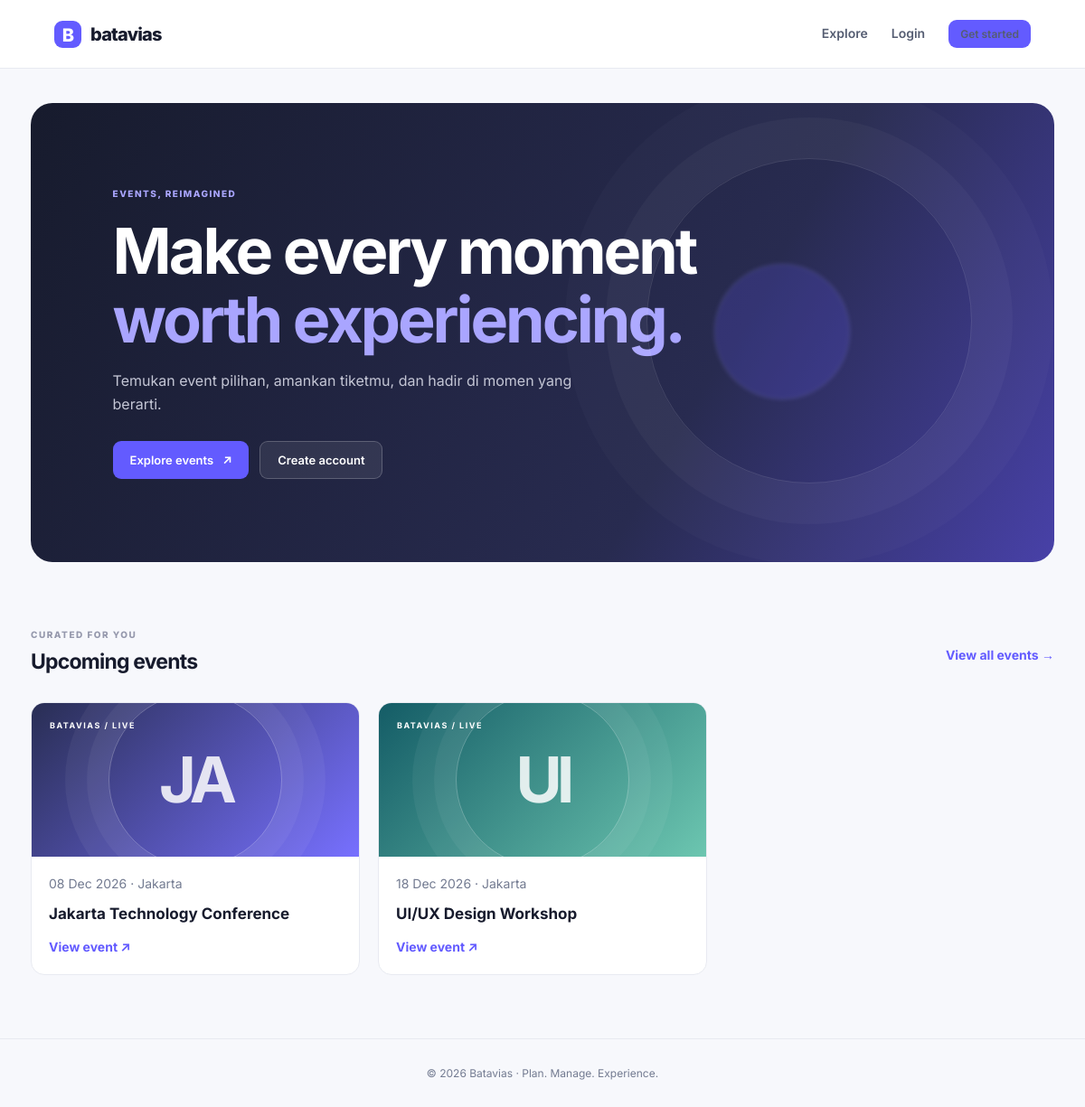
The page / on the database its author committed.
### tables this page shows
CREATE TABLE events(
 id BIGINT UNSIGNED AUTO_INCREMENT PRIMARY KEY,
 organizer_id BIGINT UNSIGNED NOT NULL,
 organization_id BIGINT UNSIGNED NULL,
 category_id BIGINT UNSIGNED NULL,
 title VARCHAR(180) NOT NULL,
 slug VARCHAR(200) NOT NULL UNIQUE,
 description TEXT NOT NULL,
 city VARCHAR(120) NOT NULL,
 venue VARCHAR(180) NOT NULL,
 cover_image VARCHAR(255) NULL,
 start_date DATETIME NOT NULL,
 end_date DATETIME NOT NULL,
 registration_deadline DATETIME NOT NULL,
 capacity INT UNSIGNED NOT NULL DEFAULT 100,
 status ENUM('draft','pending','published','rejected','cancelled','completed') NOT NULL DEFAULT 'draft',
 rejection_reason VARCHAR(500) NULL,
 created_at DATETIME NOT NULL,
 updated_at DATETIME NULL,
 FOREIGN KEY(organizer_id) REFERENCES users(id),
 FOREIGN KEY(organization_id) REFERENCES organizations(id) ON DELETE SET NULL,
 FOREIGN KEY(category_id) REFERENCES categories(id) ON DELETE SET NULL,
 INDEX(status,start_date)
);

### public/index.php (called while the page is built, shortened)
<?php
require dirname(__DIR__).'/routes/web.php';

### app/Helpers/functions.php (called while the page is built, shortened)
<?php
function db(): PDO { return Database::connection(); }
function e(mixed $v): string { return htmlspecialchars((string)$v, ENT_QUOTES|ENT_SUBSTITUTE, 'UTF-8'); }
function url(string $path=''): string { $base=rtrim(str_replace('\\','/',dirname($_SERVER['SCRIPT_NAME'] ?? '')), '/'); return ($base==='/'?'':$base).'/'.ltrim($path,'/'); }

### config/database.php (called while the page is built)
<?php
return [
 'host' => getenv('DB_HOST') ?: '127.0.0.1',
 'port' => getenv('DB_PORT') ?: '3306',
 'name' => getenv('DB_NAME') ?: 'batavias_demo',
 'user' => getenv('DB_USER') ?: 'root',
 'pass' => getenv('DB_PASS') ?: '',
];

### app/Services/Database.php (called while the page is built, shortened)
<?php
final class Database {
 private static ?PDO $pdo=null;
 public static function connection(): PDO {
  $c=require dirname(__DIR__,2).'/config/database.php';
  $dsn="mysql:host={$c['host']};port={$c['port']};dbname={$c['name']};charset=utf8mb4";
  self::$pdo=new PDO($dsn,$c['user'],$c['pass'],[PDO::ATTR_ERRMODE=>PDO::ERRMODE_EXCEPTION,PDO::ATTR_DEFAULT_FETCH_MODE=>PDO::FETCH_ASSOC,PDO::ATTR_EMULATE_PREPARES=>false]);
  return self::$pdo;
 }
}

### views/public/home.php (the view)
<?php $title='Plan. Manage. Experience.';require dirname(__DIR__).'/layouts/header.php';?><section class="hero"><div class="eyebrow">EVENTS, REIMAGINED</div><h1>Make every moment<br><span>worth experiencing.</span></h1><p>Temukan event pilihan, amankan tiketmu, dan hadir di momen yang berarti.</p><div class="hero-actions"><a class="btn" href="<?=e(url('events'))?>">Explore events <span>↗</span></a><a class="btn btn-ghost" href="<?=e(url('register'))?>">Create account</a></div><div class="hero-orb orb-one"></div><div class="hero-orb orb-two"></div></section><div class="section-head"><div><div class="eyebrow">CURATED FOR YOU</div><h2>Upcoming events</h2></div><a class="text-link" href="<?=e(url('events'))?>">View all events →</a></div><div class="event-grid"><?php foreach($events as $ev):?><a class="event-card" href="<?=e(url('events/'.$ev['slug']))?>"><div class="event-art"><span>BATAVIAS / LIVE</span><b><?=e(strtoupper(substr($ev['title'],0,2)))?></b></div><div class="event-info"><div class="muted"><?=e(date('d M Y',strtotime($ev['start_date'])))?> · <?=e($ev['city'])?></div><h3><?=e($ev['title'])?></h3><span class="text-link">View event ↗</span></div></a><?php endforeach;?></div><?php require dirname(__DIR__).'/layouts/footer.php';?>

### public/assets/css/app.css (style rules this page uses)
:root { --primary:#635bff;--primary-dark:#5145cd;--ink:#171b2d;--muted:#737b91;--bg:#f7f8fc;--line:#e8eaf1;--surface:#fff;--green:#16a37b }
* { box-sizing:border-box }
body { margin:0;background:var(--bg);color:var(--ink);font:14px Inter,Arial,sans-serif;line-height:1.6 }
.hero { margin:38px 0 72px;padding:92px 8%;min-height:430px;border-radius:24px;background:linear-gradient(120deg,#171b2d,#282b50 65%,#4841a8);color:white;position:relative;overflow:hidden }
.hero h1 { font-size:clamp(42px,6vw,70px);line-height:1.08;letter-spacing:-3px;margin:18px 0 }
.hero h1 span { color:#a9a5ff }
.hero p { color:#c4c6d5;font-size:16px;max-width:510px }
.eyebrow { font-size:10px;letter-spacing:1.8px;font-weight:800;color:var(--primary);text-transform:uppercase }
.hero .eyebrow { color:#aaa6ff }
.hero-actions { display:flex;gap:12px;margin-top:28px }
.hero-orb { position:absolute;border:1px solid #ffffff20;border-radius:50%;pointer-events:none }
.orb-one { width:360px;height:360px;right:8%;top:12%;box-shadow:0 0 0 45px #ffffff08,0 0 0 90px #ffffff05 }
.orb-two { width:150px;height:150px;right:20%;top:35%;background:#635bff33;filter:blur(2px) }
.btn { display:inline-flex;justify-content:center;align-items:center;gap:10px;padding:12px 19px;background:var(--primary);color:#fff;border:0;border-radius:9px;text-decoration:none;font:600 13px Inter;cursor:pointer;transition:.2s }
.btn-ghost { background:#ffffff14;border:1px solid #ffffff35 }
.section-head { display:flex;justify-content:space-between;align-items:center;margin:0 0 22px }
.section-head h2 { font-size:23px;letter-spacing:-.8px;margin:4px 0 }
.text-link { color:var(--primary);font-weight:700;text-decoration:none }
.event-grid { display:grid;grid-template-columns:repeat(3,1fr);gap:20px;margin-bottom:70px }
.event-card { background:white;border:1px solid var(--line);border-radius:15px;overflow:hidden;text-decoration:none;color:inherit;transition:.2s }
.event-art { height:170px;background:linear-gradient(135deg,#292e54,#7770ff);position:relative;display:flex;align-items:center;justify-content:center;color:white;overflow:hidden }
.event-card:nth-child(3n+2) .event-art { background:linear-gradient(135deg,#145c66,#6cc6b0) }
.event-art:after { content:'';position:absolute;width:190px;height:190px;border:1px solid #ffffff45;border-radius:50%;box-shadow:0 0 0 24px #ffffff0c,0 0 0 48px #ffffff0c }
.event-art span { position:absolute;top:18px;left:20px;font-size:9px;letter-spacing:1.5px;font-weight:700 }
.event-art b { font-size:70px;letter-spacing:-6px;opacity:.85 }
.event-info { padding:19px }
.event-info h3 { font-size:17px;margin:8px 0 12px }
.muted { color:var(--muted) }
.workspace-label,.eyebrow { font-size:10px;letter-spacing:1.5px;font-weight:800;color:#9699ad }

### rows shown on the page
events: title "JA", start_date "08 Dec 2026", city "Jakarta", title "Jakarta Technology Conference"
events: title "UI", start_date "18 Dec 2026", city "Jakarta", title "UI/UX Design Workshop"
